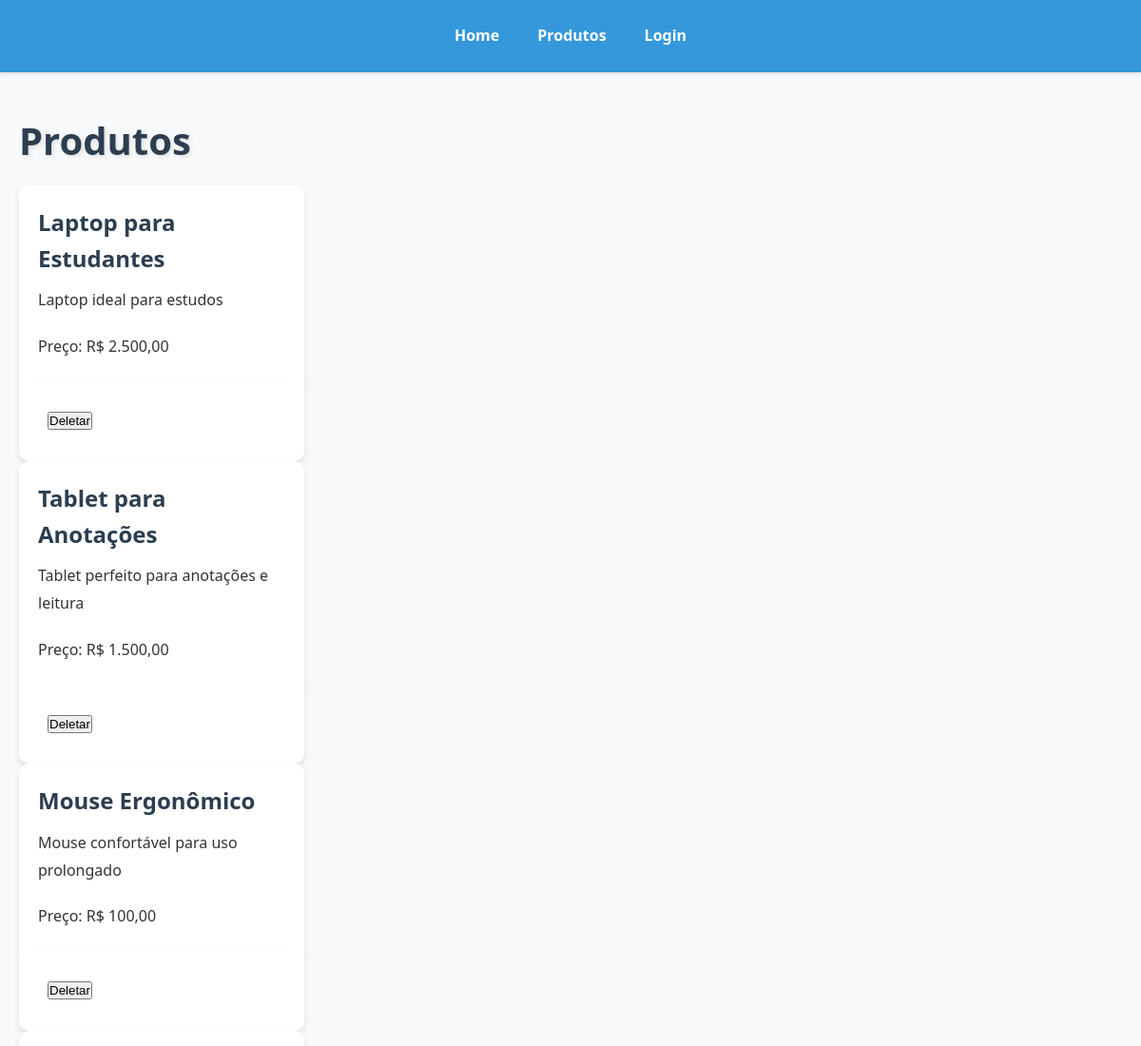
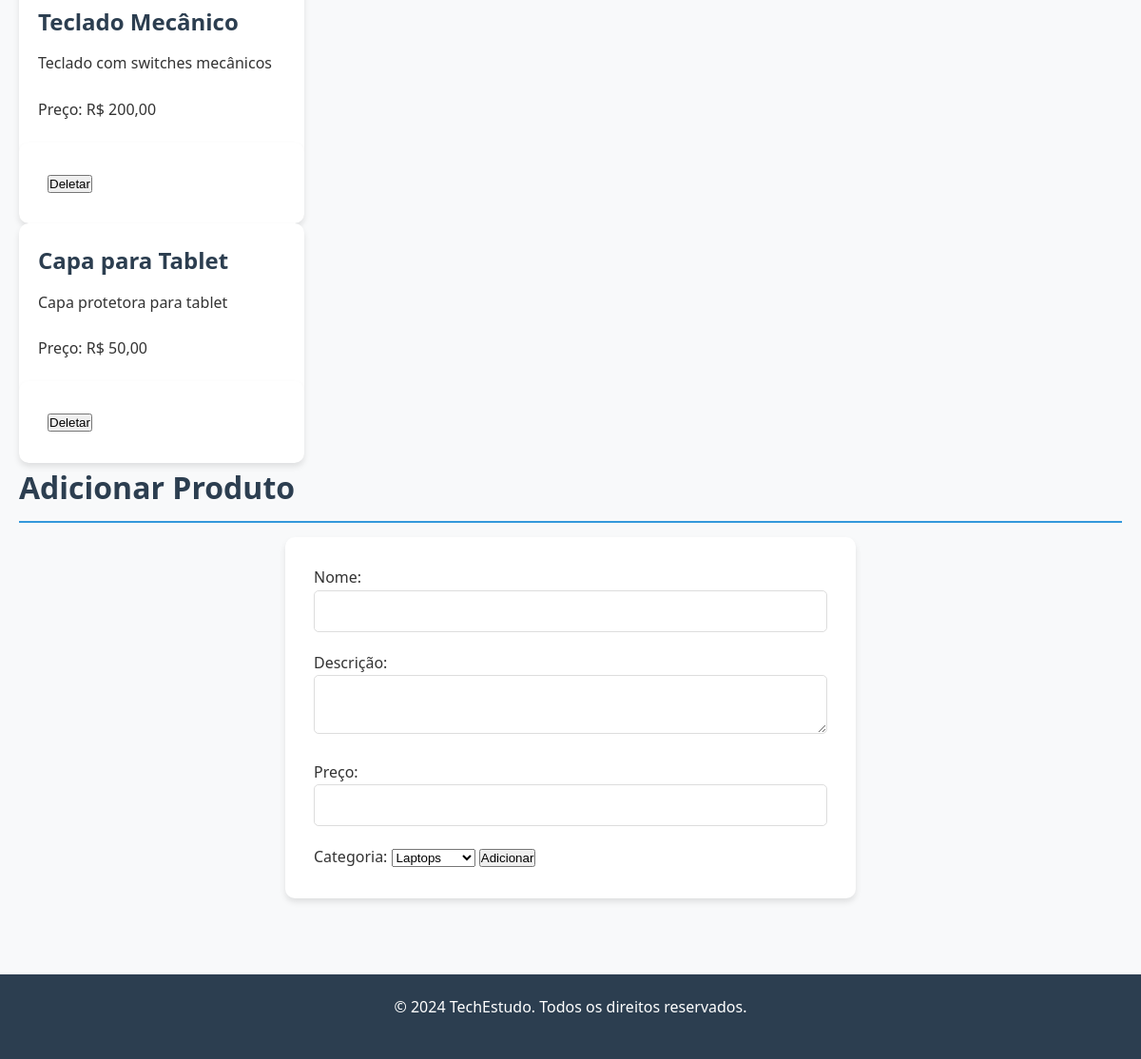
Page /produtos.php (signed in) on the committed database (2 pictures, top to bottom).
### tables this page shows
CREATE TABLE produtos (
    id INT AUTO_INCREMENT PRIMARY KEY,
    nome VARCHAR(100) NOT NULL,
    descricao TEXT,
    preco DECIMAL(10, 2) NOT NULL,
    categoria_id INT,
    FOREIGN KEY (categoria_id) REFERENCES categorias(id)
)charset=utf8;

### produtos.php (the view, shortened to what this page needs)
<?php
include('conexao.php');
$cargo = $_SESSION['cargo'];
function listarProdutos($conexao) {
    $query = "SELECT * FROM produtos";
    return mysqli_query($conexao, $query);
}
$produtos = listarProdutos($conexao);
?>
<!DOCTYPE html>
<html lang="pt-BR">
<head>
    <link rel="stylesheet" href="../css/style.css">
</head>
<body>
    <header></header>
    <main>
        <section class="products">
            <h1>Produtos</h1>
            <div class="product-list">
                <?php while ($produto = mysqli_fetch_assoc($produtos)) : ?>
                    <div class="product-card">
                        <h3><?php echo $produto['nome']; ?></h3>
                        <p><?php echo $produto['descricao']; ?></p>
                        <p>Preço: R$ <?php echo number_format($produto['preco'], 2, ',', '.'); ?></p>
                        <?php if ($cargo == 'ADMIN') : ?>
                            <form method="POST" action="produtos.php">
                                <button type="submit" name="deletar">Deletar</button>
                            </form>
                        <?php endif; ?>
                    </div>
                <?php endwhile; ?>
            </div>
        </section>
        <?php if ($cargo == 'ADMIN') : ?>
            <section class="add-product">
                <h2>Adicionar Produto</h2>
                <form method="POST" action="produtos.php">
                    <label for="nome">Nome:</label>
                    <input type="text" id="nome" name="nome" required>
                    <label for="descricao">Descrição:</label>
                    <textarea id="descricao" name="descricao" required></textarea>
                    <label for="preco">Preço:</label>
                    <input type="number" id="preco" name="preco" step="0.01" required>
                    <label for="categoria_id">Categoria:</label>
                    <select id="categoria_id" name="categoria_id" required>
                        <option value="1">Laptops</option>
                    </select>
                    <button type="submit" name="adicionar">Adicionar</button>
                </form>
            </section>
        <?php endif; ?>
    </main>
    <footer></footer>
</body>
</html>

### css/style.css (style rules this page uses)
:root { --primary-color: #3498db; --secondary-color: #2c3e50; --accent-color: #e74c3c; --background-color: #f8f9fa; --text-color: #333; --card-background: #ffffff; --transition-speed: 0.3s; }
* { margin: 0; padding: 0; box-sizing: border-box; }
body { font-family: "Segoe UI", Verdana, sans-serif; line-height: 1.6; background-color: var(--background-color); color: var(--text-color); }
h1, h2, h3 { color: var(--secondary-color); margin-bottom: 15px; }
h1 { font-size: 2.5rem; text-shadow: 2px 2px 4px rgba(0, 0, 0, 0.1); }
h2 { font-size: 2rem; border-bottom: 2px solid var(--primary-color); padding-bottom: 10px; }
p { margin-bottom: 20px; line-height: 1.8; }
main { padding: 40px 20px; max-width: 1200px; margin: 0 auto; }
header { background-color: var(--primary-color); color: #fff; padding: 20px 0; box-shadow: 0 2px 4px rgba(0, 0, 0, 0.1); }
.product-card { background-color: #fff; border-radius: 10px; box-shadow: 0 4px 6px rgba(0, 0, 0, 0.1); overflow: hidden; width: 300px; transition: transform var(--transition-speed), box-shadow var(--transition-speed); }
.product-card h3 { font-size: 1.5rem; margin: 20px 0 10px; padding: 0 20px; }
.product-card p { padding: 0 20px; margin-bottom: 20px; }
form { background-color: var(--card-background); padding: 30px; border-radius: 10px; box-shadow: 0 4px 6px rgba(0, 0, 0, 0.1); max-width: 600px; margin: 0 auto; }
input, textarea { width: 100%; padding: 12px; margin-bottom: 20px; border: 1px solid #ddd; border-radius: 5px; font-size: 16px; transition: border-color var(--transition-speed); }
footer { background-color: var(--secondary-color); color: #fff; text-align: center; padding: 20px 0; margin-top: 40px; }

### rows in the picture
produtos: nome "Laptop para Estudantes", descricao "Laptop ideal para estudos", preco "2.500,00"
produtos: nome "Tablet para Anotações", descricao "Tablet perfeito para anotações e leitura", preco "1.500,00"
produtos: nome "Mouse Ergonômico", descricao "Mouse confortável para uso prolongado", preco "100,00"
produtos: nome "Teclado Mecânico", descricao "Teclado com switches mecânicos", preco "200,00"
produtos: nome "Capa para Tablet", descricao "Capa protetora para tablet", preco "50,00"
